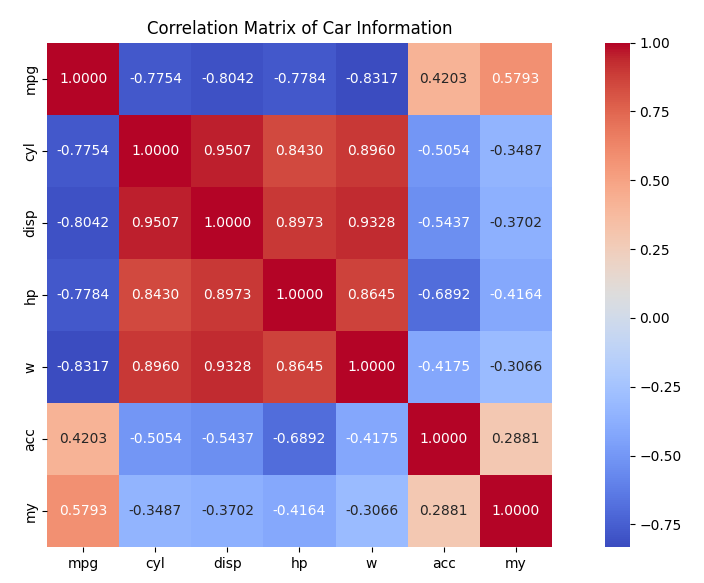

Write the Python code that produced this figure.
import pandas as pd
import seaborn as sns
import matplotlib.pyplot as plt

# Load the car information data from CSV file
data = pd.read_csv('C:\\Om Jethva\\DJSCE\\SEM 6\\ML\\carfueleffiency\\Automobile1.csv')

# Select columns for correlation matrix
cols = ['mpg', 'cyl', 'disp', 'hp', 'w', 'acc', 'my']

# Create a correlation matrix
corr_matrix = data[cols].corr()

# Plot the correlation matrix
plt.figure(figsize=(10, 8))
sns.heatmap(corr_matrix, annot=True, cmap='coolwarm', fmt='.4f', square=True)
plt.title('Correlation Matrix of Car Information')
plt.show()
